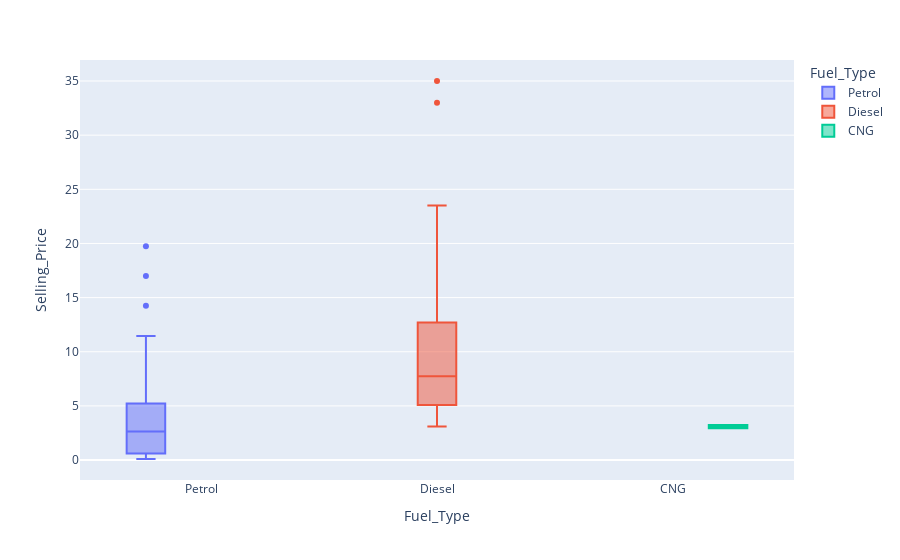

Source (notebook cell):
### Markdown cell above
## Automatic Cars are having High Selling Price

### Code cell
px.box(cardata,y=cardata.Selling_Price,x=cardata.Fuel_Type,color=cardata.Fuel_Type)

### Figure 1 — Plotly figure (JSON) as saved in the notebook; plotly's stock layout.template omitted (floating-point values rounded to 4 significant figures; data arrays with more than 128 entries replaced by an {"elided": "..."} marker saying what was removed)
{"data": [{"alignmentgroup": "True", "hovertemplate": "Fuel_Type=%{x}<br>Selling_Price=%{y}<extra></extra>", "legendgroup": "Petrol", "marker": {"color": "#636efa"}, "name": "Petrol", "notched": false, "offsetgroup": "Petrol", "orientation": "v", "showlegend": true, "type": "box", "x": {"elided": "239 str values"}, "x0": " ", "xaxis": "x", "y": {"elided": "239 float values"}, "y0": " ", "yaxis": "y"}, {"alignmentgroup": "True", "hovertemplate": "Fuel_Type=%{x}<br>Selling_Price=%{y}<extra></extra>", "legendgroup": "Diesel", "marker": {"color": "#EF553B"}, "name": "Diesel", "notched": false, "offsetgroup": "Diesel", "orientation": "v", "showlegend": true, "type": "box", "x": ["Diesel", "Diesel", "Diesel", "Diesel", "Diesel", "Diesel", "Diesel", "Diesel", "Diesel", "Diesel", "Diesel", "Diesel", "Diesel", "Diesel", "Diesel", "Diesel", "Diesel", "Diesel", "Diesel", "Diesel", "Diesel", "Diesel", "Diesel", "Diesel", "Diesel", "Diesel", "Diesel", "Diesel", "Diesel", "Diesel", "Diesel", "Diesel", "Diesel", "Diesel", "Diesel", "Diesel", "Diesel", "Diesel", "Diesel", "Diesel", "Diesel", "Diesel", "Diesel", "Diesel", "Diesel", "Diesel", "Diesel", "Diesel", "Diesel", "Diesel", "Diesel", "Diesel", "Diesel", "Diesel", "Diesel", "Diesel", "Diesel", "Diesel", "Diesel", "Diesel"], "x0": " ", "xaxis": "x", "y": [4.75, 4.6, 9.25, 6.5, 8.75, 7.45, 6.85, 7.75, 7.25, 7.75, 7.45, 3.1, 4.95, 6, 5.5, 5.5, 14.9, 23, 18, 16, 19.99, 18.75, 23.5, 33, 4.75, 9.25, 3.95, 4.5, 4.9, 14.5, 14.73, 4.75, 23, 12.5, 3.49, 35, 11.25, 23, 20.75, 9.65, 3.25, 4.85, 11.75, 6, 8.25, 4.95, 3.1, 6.15, 3.9, 11.25, 5.35, 5.95, 5.2, 12.9, 7.2, 8.35, 8.25, 8.55, 9.5, 11.5], "y0": " ", "yaxis": "y"}, {"alignmentgroup": "True", "hovertemplate": "Fuel_Type=%{x}<br>Selling_Price=%{y}<extra></extra>", "legendgroup": "CNG", "marker": {"color": "#00cc96"}, "name": "CNG", "notched": false, "offsetgroup": "CNG", "orientation": "v", "showlegend": true, "type": "box", "x": ["CNG", "CNG"], "x0": " ", "xaxis": "x", "y": [3.25, 2.95], "y0": " ", "yaxis": "y"}], "layout": {"boxmode": "group", "legend": {"title": {"text": "Fuel_Type"}, "tracegroupgap": 0}, "margin": {"t": 60}, "xaxis": {"anchor": "y", "categoryarray": ["Petrol", "Diesel", "CNG"], "categoryorder": "array", "domain": [0, 1], "title": {"text": "Fuel_Type"}}, "yaxis": {"anchor": "x", "domain": [0, 1], "title": {"text": "Selling_Price"}}}}
